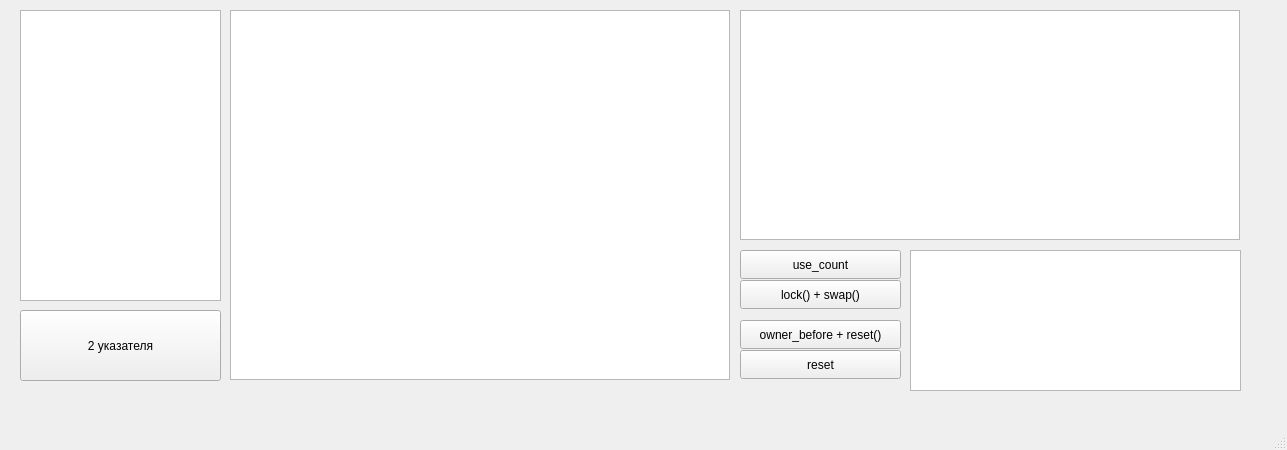
<?xml version="1.0" encoding="UTF-8"?>
<ui version="4.0">
 <class>MainWindow</class>
 <widget class="QMainWindow" name="MainWindow">
  <property name="geometry">
   <rect>
    <x>0</x>
    <y>0</y>
    <width>1287</width>
    <height>450</height>
   </rect>
  </property>
  <property name="windowTitle">
   <string>MainWindow</string>
  </property>
  <widget class="QWidget" name="centralwidget">
   <widget class="QTextBrowser" name="textBrowser">
    <property name="geometry">
     <rect>
      <x>20</x>
      <y>10</y>
      <width>201</width>
      <height>291</height>
     </rect>
    </property>
   </widget>
   <widget class="QPushButton" name="pushButton">
    <property name="geometry">
     <rect>
      <x>20</x>
      <y>310</y>
      <width>201</width>
      <height>71</height>
     </rect>
    </property>
    <property name="text">
     <string>2 указателя</string>
    </property>
   </widget>
   <widget class="QGraphicsView" name="graphicsView">
    <property name="geometry">
     <rect>
      <x>230</x>
      <y>10</y>
      <width>500</width>
      <height>370</height>
     </rect>
    </property>
   </widget>
   <widget class="QGraphicsView" name="graphicsView_2">
    <property name="geometry">
     <rect>
      <x>740</x>
      <y>10</y>
      <width>500</width>
      <height>230</height>
     </rect>
    </property>
   </widget>
   <widget class="QPushButton" name="pushButton_3">
    <property name="geometry">
     <rect>
      <x>740</x>
      <y>250</y>
      <width>161</width>
      <height>29</height>
     </rect>
    </property>
    <property name="text">
     <string>use_count</string>
    </property>
   </widget>
   <widget class="QPushButton" name="pushButton_4">
    <property name="geometry">
     <rect>
      <x>740</x>
      <y>350</y>
      <width>161</width>
      <height>29</height>
     </rect>
    </property>
    <property name="text">
     <string>reset</string>
    </property>
   </widget>
   <widget class="QPushButton" name="pushButton_5">
    <property name="geometry">
     <rect>
      <x>740</x>
      <y>280</y>
      <width>161</width>
      <height>29</height>
     </rect>
    </property>
    <property name="text">
     <string>lock() + swap()</string>
    </property>
   </widget>
   <widget class="QTextBrowser" name="textBrowser_2">
    <property name="geometry">
     <rect>
      <x>910</x>
      <y>250</y>
      <width>331</width>
      <height>141</height>
     </rect>
    </property>
   </widget>
   <widget class="QPushButton" name="pushButton_6">
    <property name="geometry">
     <rect>
      <x>740</x>
      <y>320</y>
      <width>161</width>
      <height>29</height>
     </rect>
    </property>
    <property name="text">
     <string>owner_before + reset()</string>
    </property>
   </widget>
  </widget>
  <widget class="QMenuBar" name="menubar">
   <property name="geometry">
    <rect>
     <x>0</x>
     <y>0</y>
     <width>1287</width>
     <height>25</height>
    </rect>
   </property>
  </widget>
  <widget class="QStatusBar" name="statusbar"/>
 </widget>
 <resources/>
 <connections/>
</ui>
